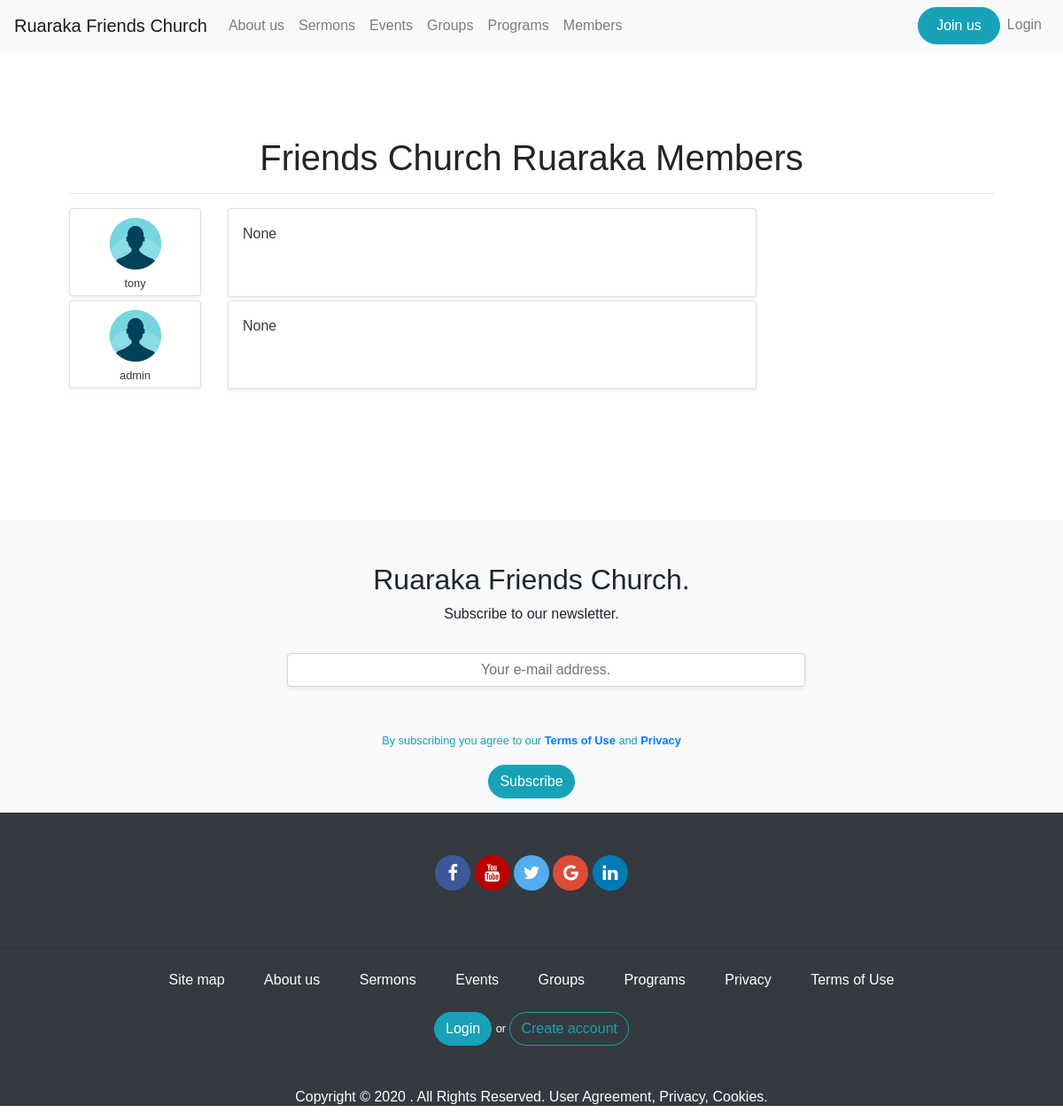
The app's page /members, older data.
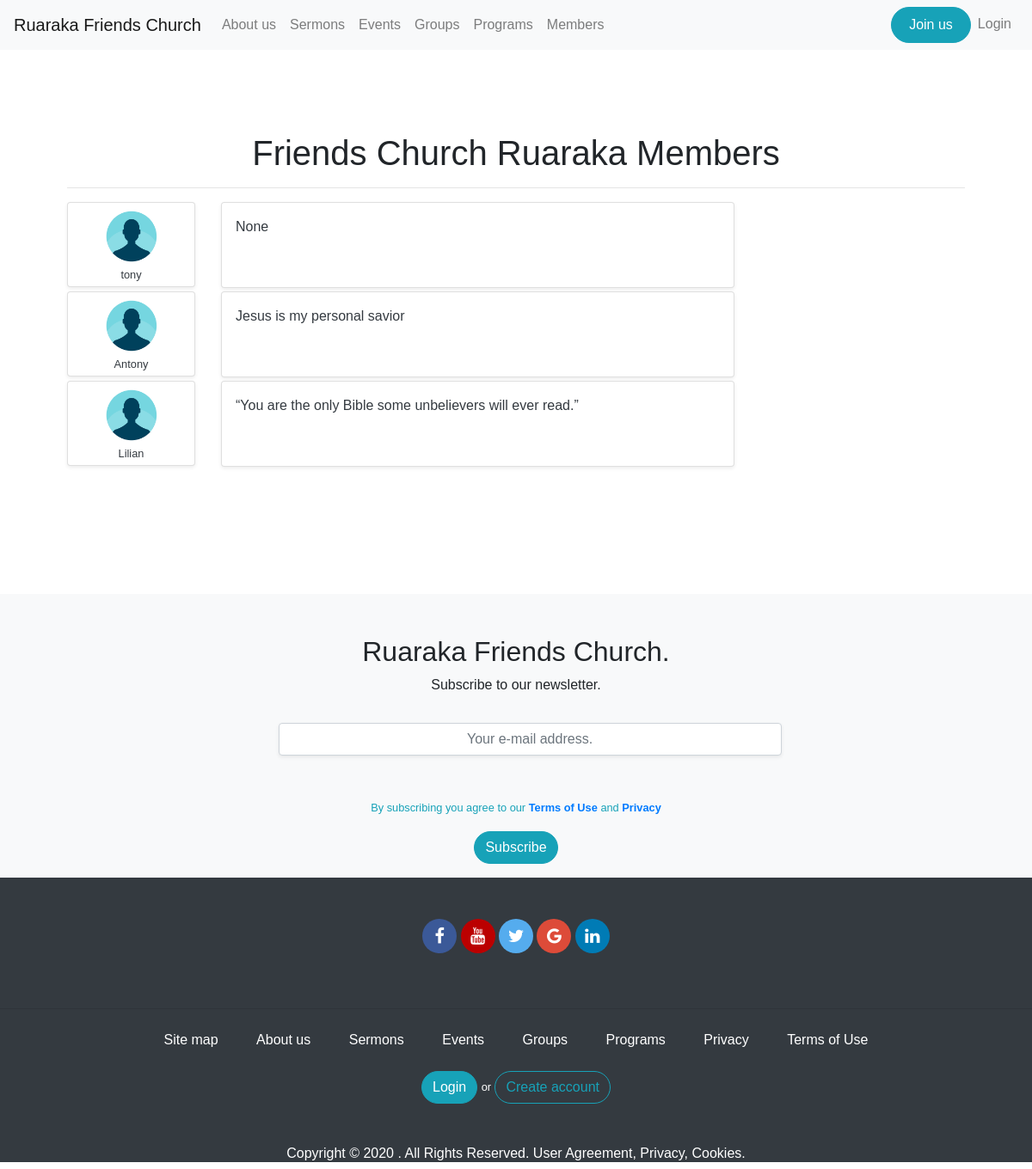
The same page, newer data.
### app/models.py (models this page shows, shortened)
class User(UserMixin,db.Model):
	id = db.Column(db.Integer, primary_key=True)
	username = db.Column(db.String(124), index=True,unique=True)
	firstname = db.Column(db.String(124), index=True)
	lastname = db.Column(db.String(124), index=True)
	email = db.Column(db.String(124), index=True, unique=True)
	password_hash = db.Column(db.String(124), index=True, unique=True)
	about_me = db.Column(db.String(150))
	avatar = db.Column(db.String(150))
	role = db.Column(db.String(124), index=True)

### app/routes.py (the view)
@app.route('/members')
def members():
	users = User.query.all()
	return render_template('users.html', title="Ruaraka Friends Church | Edit", users=users)

### app/templates/users.html (shortened to what this page needs)
{% extends 'base.html' %}
{% block content  %}
<section id="section_users">
	<div class="container p-5 mb-5">
		<div class="pt-5 mb-5">
			<h1 class="text-center">Friends Church Ruaraka Members</h1>
			<hr>
			{% if users %}
				{% for user in users %}
					<div class="row">
						<div class="col" style="background-color: ">
							<div class="row ">
								<div class="col-xs-12 col-sm-12 col-md-2 col-lg-2 col-xl-2">
									<a href="{{url_for('profile',username=user.username)}}" style="text-decoration: none">
										<div class="card shadow-sm p-1 mb-1 bg-white rounded text-dark">
											<img src="{{url_for('static', filename='imgs/profile_pic.png')}}" class="img-rounded mx-auto" style="height: 70px; width:70px">
											<small class="text-center">{{user.username}}</small>
										</div>
									</a>
								</div>
								<div class="col-xs-12 col-sm-12 col-md-7 col-lg-7 col-xl-7">
									<a href="{{url_for('profile',username=user.username)}}" style="text-decoration: none;">
										<div class="card shadow-sm p-3 mb-1 bg-white rounded text-dark" style="display: block;height: 100px">
											<div class="card-body p-0" >
												<div id="{{user.username}}" class="">
													{{user.about_me}}
												</div>
											</div>
										</div>
									</a>
								</div>
								<div class="col-xs-12 col-sm-12 col-md-2 col-lg-2 col-xl-2 mt-4">
								</div>
							</div>
						</div>
					</div>
				{% endfor %}
			{% else %}
			<p>No users available</p>
			{% endif %}
		</div>
</div>
</section>
{% endblock content  %}

### app/templates/base.html (shortened to what this page needs)
<!doctype html>
<html lang="en">
  <head>
    <link rel="stylesheet" href="https://stackpath.bootstrapcdn.com/bootstrap/4.5.0/css/bootstrap.min.css">
    <link rel="stylesheet" href="https://cdnjs.cloudflare.com/ajax/libs/font-awesome/4.7.0/css/font-awesome.min.css">
    <link rel="stylesheet" type="text/css" href="{{url_for('static', filename='css/main.css')}}">
  </head>
  <body>
    {% include '_navbar.html' %}
    {% block body %}
        {% block content %}
        {% endblock content %}
        {% include '_footer.html' %}
    {% endblock body %}
  </body>
</html>

### app/templates/_navbar.html (shortened to what this page needs)
<nav class="navbar navbar-expand-lg navbar-light bg-light">
  <a class="navbar-brand" href="{{url_for('index')}}">Ruaraka Friends Church</a>
  <div class="collapse navbar-collapse" id="navbarNav">
    <ul class="navbar-nav ">
      <li class="nav-item">
        <a class="nav-link" href="#">About us</a>
      </li>
      <li class="nav-item">
        <a class="nav-link" href="#">Sermons</a>
      </li>
      <li class="nav-item">
        <a class="nav-link" href="#">Events</a>
      </li>
       <li class="nav-item">
        <a class="nav-link" href="#">Groups</a>
      </li>
       <li class="nav-item">
        <a class="nav-link" href="#">Programs</a>
      </li>
      <li class="nav-item">
        <a class="nav-link" href="{{url_for('members')}}">Members</a>
      </li>
    </ul>
    <ul class="navbar-nav ml-auto">
      {% if current_user.is_anonymous %}
      <li class="nav-item">
        <a class="nav-link btn btn-info btn_custom" href="{{url_for('signup')}}" style="color:white;padding-left:20px; padding-right: 20px">Join us</a>
      </li>
      <li class="nav-item">
        <a class="nav-link" href="{{url_for('login')}}" >Login</a>
      </li>
      {% endif %}
    </ul>
  </div>
</nav>

### app/templates/_footer.html
<section>
	<div id="footer_top" class="bg-light pt-5">
		<div class="text-center">
			<h2>Ruaraka Friends Church.</h2>
			<p>Subscribe to our newsletter.</p>
			<div class="row">
				<div class="col-xs-12 col-sm-12 col-md-3 col-lg-3 col-xl-3"></div>
				<div class="col-xs-12 col-sm-12 col-md-6 col-lg-6 col-xl-6">
					<form action="{{url_for('subscribe')}}" method="post">
						<fieldset>
							<div class="form-group" id="subscribe_input">
								<input type="email" name="email" class="form-control m-3 shadow-sm p-3 mb-5 bg-white rounded" placeholder="Your e-mail address.">
								<p><small class="text-center text-info">By subscribing you agree to our <a href=""><strong>Terms of Use</strong></a> and <a href=""><strong>Privacy</strong></a></small></p>
								<button type="submit" class="btn btn-info btn_custom">Subscribe</button>
							</div>
						</fieldset>
					</form>
				</div>
				<div class="col-xs-12 col-sm-12 col-md-3 col-lg-3 col-xl-3"></div>
			</div>
		</div>
	</div>
	<div id="footer_bottom" class="bg-dark">
		<div id="social_media_links" class="p-5  text-center">
			<a href="#" class="fa fa-facebook"></a>
			<a href="#" class="fa fa-youtube"></a>
			<a href="#" class="fa fa-twitter"></a>
			<a href="#" class="fa fa-google"></a>
			<a href="#" class="fa fa-linkedin"></a>
		</div>
		<hr>
		<div class="text-center " id="site_links">
			<ul class="list-inline">
				<li class="list-inline-item">
		        <a class="nav-link text-white" href="#">Site map</a>
		      </li>
		      <li class="list-inline-item">
		        <a class="nav-link text-white" href="#">About us</a>
		      </li>
		      <li class="list-inline-item">
		        <a class="nav-link text-white" href="#">Sermons</a>
		      </li>
		      <li class="list-inline-item">
		        <a class="nav-link text-white" href="#">Events</a>
		      </li>
		       <li class="list-inline-item">
		        <a class="nav-link text-white" href="#">Groups</a>
		      </li>
		       <li class="list-inline-item">
		        <a class="nav-link text-white" href="#">Programs</a>
		      </li>
		      <li class="list-inline-item">
		        <a class="nav-link text-white" href="#">Privacy</a>
		      </li>
		      <li class="list-inline-item">
		        <a class="nav-link text-white" href="#">Terms of Use</a>
		      </li>
		    </ul>
		   <div>
		   	 {% if current_user.is_anonymous %}
		   	 	<a href="{{url_for('login')}}" class="btn btn-info btn_custom">Login</a> <small class="text-white">or</small>
		   		<a href="{{url_for('signup')}}" class="btn btn-outline-info btn_custom">Create account</a>
		   	 {% else %}
		   	 <a href="{{url_for('profile',username=current_user.username)}}" class="btn btn-info btn_custom">Account</a>
		   	 <a href="{{url_for('logout')}}" class="btn btn-info btn_custom">Logout</a>
			 {% endif %}
		   </div>
		   <div class="mt-5">
		   		<p class="text-white h6">Copyright © 2020 . All Rights Reserved. User Agreement, Privacy, Cookies.</p>
		   </div>
		</div>
	</div>
</section>

### app/static/css/main.css (style rules this page uses)
body { font-family: sans-serif; padding: 0; margin: 0 }
.btn_custom { border-radius: 30px; }
#section_auth fieldset input[type='text'], input[type='email'],input[type='password'] { background: transparent; color: #f8f9fa ; }
#subscribe_input input[type="email"]::placeholder { text-align: center; }
#subscribe_input input[type="email"] { text-align: center; }
#footer_bottom { min-height: 40vh; height: auto; }
.fa { padding: 10px; font-size: 20px; width: 30px; text-align: center; text-decoration: none; border-radius: 50%; }
.fa-facebook { background: #3B5998; color: white; width: 40px; }
.fa-twitter { background: #55ACEE; color: white; width: 40px; }
.fa-google { background: #dd4b39; color: white; width: 40px; }
.fa-linkedin { background: #007bb5; color: white; width: 40px; }
.fa-youtube { background: #bb0000; color: white; width: 40px; }

Row changes from the older to the newer data that the page shows:
changed User: username "admin" → "Antony"; about_me "None" → "Jesus is my personal savior"
added User: username "Lilian", about_me "“You are the only Bible some unbelievers will ever read.”"
